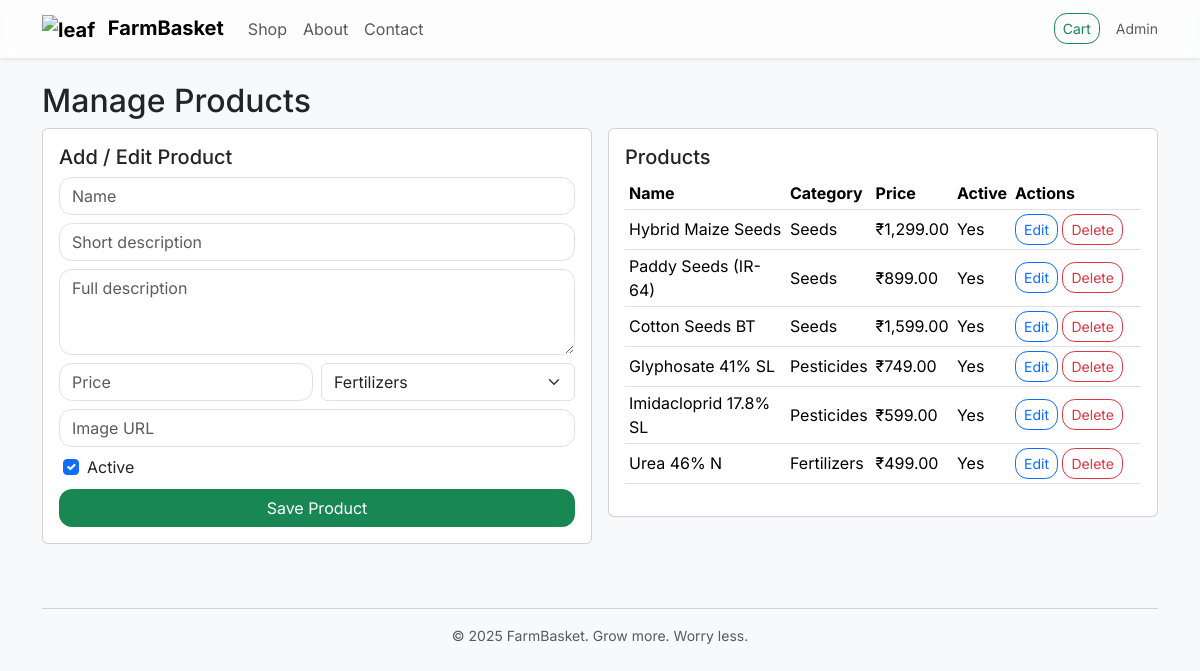
/admin/products.php (signed in), run on the app's committed database.
### tables this page shows
CREATE TABLE IF NOT EXISTS products (
  id INT AUTO_INCREMENT PRIMARY KEY,
  name VARCHAR(200) NOT NULL,
  short_description VARCHAR(255),
  description TEXT,
  price DECIMAL(10,2) NOT NULL,
  image_url VARCHAR(500),
  category_id INT NOT NULL,
  is_active TINYINT(1) DEFAULT 1,
  created_at TIMESTAMP DEFAULT CURRENT_TIMESTAMP,
  FOREIGN KEY (category_id) REFERENCES categories(id) ON DELETE CASCADE
);

CREATE TABLE IF NOT EXISTS categories (
  id INT AUTO_INCREMENT PRIMARY KEY,
  name VARCHAR(100) NOT NULL
);

### admin/products.php (the view, shortened to what this page needs)
<?php
require_once __DIR__ . '/../db.php';
$cats = $pdo->query("SELECT * FROM categories ORDER BY name")->fetchAll();
$items = $pdo->query("SELECT p.*, c.name AS category FROM products p JOIN categories c ON c.id=p.category_id ORDER BY p.created_at DESC")->fetchAll();
include __DIR__ . '/../includes/header.php';
?>
<h2>Manage Products</h2>
<div class="row g-3">
  <div class="col-lg-6">
    <div class="card p-3">
      <h5 class="mb-2">Add / Edit Product</h5>
      <form method="post" class="row g-2">
        <div class="col-12"><input required class="form-control" name="name" placeholder="Name"></div>
        <div class="col-12"><input class="form-control" name="short_description" placeholder="Short description"></div>
        <div class="col-12"><textarea class="form-control" name="description" rows="3" placeholder="Full description"></textarea></div>
        <div class="col-6"><input type="number" step="0.01" min="0" class="form-control" name="price" placeholder="Price"></div>
        <div class="col-6">
          <select class="form-select" name="category_id">
            <?php foreach ($cats as $c): ?>
              <option value="<?= $c['id'] ?>"><?= htmlspecialchars($c['name']) ?></option>
            <?php endforeach; ?>
          </select>
        </div>
        <div class="col-12"><input class="form-control" name="image_url" placeholder="Image URL"></div>
        <div class="col-12 form-check ms-2">
          <input class="form-check-input" type="checkbox" id="is_active" name="is_active" checked>
          <label class="form-check-label" for="is_active">Active</label>
        </div>
        <div class="col-12 d-grid"><button class="btn btn-success">Save Product</button></div>
      </form>
    </div>
  </div>
  <div class="col-lg-6">
    <div class="card p-3">
      <h5 class="mb-2">Products</h5>
      <div class="table-responsive">
        <table class="table table-sm table-hover align-middle">
          <thead><tr><th>Name</th><th>Category</th><th>Price</th><th>Active</th><th width="130">Actions</th></tr></thead>
          <tbody>
            <?php foreach ($items as $it): ?>
              <tr>
                <td><?= htmlspecialchars($it['name']) ?></td>
                <td><?= htmlspecialchars($it['category']) ?></td>
                <td>₹<?= number_format($it['price'],2) ?></td>
                <td><?= $it['is_active'] ? 'Yes' : 'No' ?></td>
                <td>
                  <a class="btn btn-sm btn-outline-primary" href="#" onclick='fillForm(<?= json_encode($it) ?>)'>Edit</a>
                  <a class="btn btn-sm btn-outline-danger" href="?delete=<?= $it['id'] ?>" onclick="return confirm('Delete this product?')">Delete</a>
                </td>
              </tr>
            <?php endforeach; ?>
          </tbody>
        </table>
      </div>
    </div>
  </div>
</div>
<?php include __DIR__ . '/../includes/footer.php'; ?>

### includes/header.php (shortened to what this page needs)
<!doctype html>
<html lang="en">
  <head>
    <link href="https://cdn.jsdelivr.net/npm/bootstrap@5.3.3/dist/css/bootstrap.min.css" rel="stylesheet">
    <link href="<?= str_contains($_SERVER['PHP_SELF'], '/admin/') ? '../assets/style.css' : 'assets/style.css' ?>" rel="stylesheet">
  </head>
  <body class="bg-light">
  <?php include __DIR__ . '/nav.php'; ?>
  <main class="container py-4">

### includes/nav.php (shortened to what this page needs)
<?php
$prefix = str_contains($_SERVER['PHP_SELF'], '/admin/') ? '../' : '';
?>
<nav class="navbar navbar-expand-lg shadow-sm sticky-top navbar-glass">
  <div class="container">
    <a class="navbar-brand fw-bold" href="<?= $prefix ?>index.php">
      <img src="https://cdn.jsdelivr.net/gh/twitter/twemoji@14.0.2/assets/svg/1f331.svg" width="24" alt="leaf" class="me-2"> <?= SITE_NAME ?>
    </a>
    <div class="collapse navbar-collapse" id="nav">
      <ul class="navbar-nav me-auto mb-2 mb-lg-0">
        <li class="nav-item"><a class="nav-link" href="<?= $prefix ?>index.php">Shop</a></li>
        <li class="nav-item"><a class="nav-link" href="<?= $prefix ?>about.php">About</a></li>
        <li class="nav-item"><a class="nav-link" href="<?= $prefix ?>contact.php">Contact</a></li>
      </ul>
      <div class="d-flex align-items-center gap-3">
        <a href="<?= $prefix ?>cart.php" class="btn btn-sm btn-outline-success position-relative">
          Cart
        </a>
        <a href="<?= $prefix ?>admin/" class="text-decoration-none small text-muted">Admin</a>
      </div>
    </div>
  </div>
</nav>

### includes/footer.php (shortened to what this page needs)
  </main>
  <footer class="container py-4 text-center text-muted small">
    <hr>
    <p class="mb-0">&copy; <?= date('Y') ?> <?= SITE_NAME ?>. Grow more. Worry less.</p>
  </footer>
  </body>
</html>

### assets/style.css (style rules this page uses)
* { font-family: 'Inter', system-ui, -apple-system, Segoe UI, Roboto, 'Helvetica Neue', Arial, 'Noto Sans', 'Apple Color Emoji', 'Segoe UI Emoji'; }
.navbar-glass { background: rgba(255,255,255,.7); backdrop-filter: blur(6px); }
table td, table th { vertical-align: middle; }
.form-control, .btn { border-radius: .8rem; }

### data on the page
products: name "Hybrid Maize Seeds", category.name "Seeds", price "1,299.00", is_active "Yes"
products: name "Paddy Seeds (IR-64)", category.name "Seeds", price "899.00", is_active "Yes"
products: name "Cotton Seeds BT", category.name "Seeds", price "1,599.00", is_active "Yes"
products: name "Glyphosate 41% SL", category.name "Pesticides", price "749.00", is_active "Yes"
products: name "Imidacloprid 17.8% SL", category.name "Pesticides", price "599.00", is_active "Yes"
products: name "Urea 46% N", category.name "Fertilizers", price "499.00", is_active "Yes"

### other printed values
SITE_NAME "FarmBasket"
form field category_id "Fertilizers"
